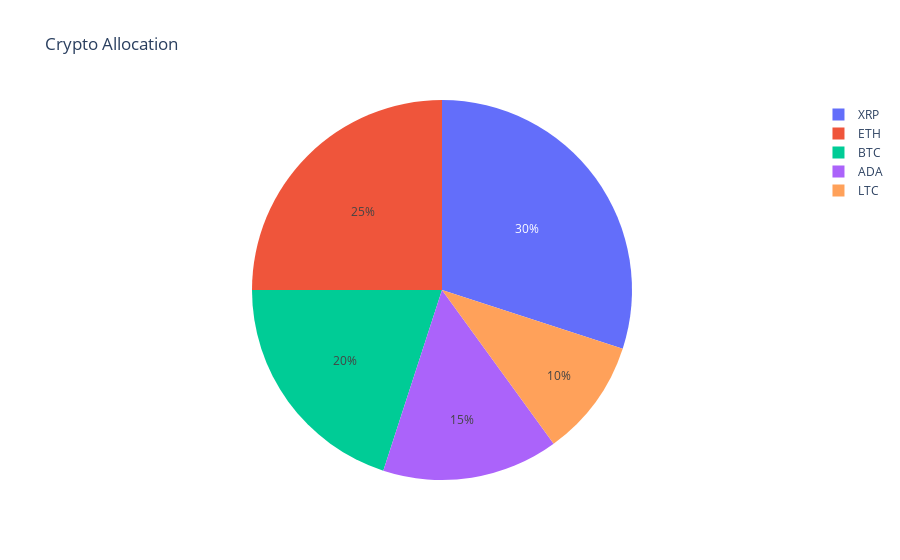

Write notebook code for a chart like this one.
### Markdown cell above
# TASK #5. PLOT INTERACTIVE PIE CHARTS

### Code cell
# Define a dictionary with all crypto allocation in a portfolio
# Note that total summation = 100% 
my_dict = {'Allocation(%)':   [20, 25, 10, 30, 15]}
crypto_df = pd.DataFrame(data = my_dict, index = ['BTC', 'ETH', 'LTC', 'XRP', 'ADA'])
display(crypto_df)
fig = px.pie(crypto_df, names = ['BTC', 'ETH', 'LTC', 'XRP', 'ADA'], values = 'Allocation(%)', title = 'Crypto Allocation')
fig.show()

### Figure 1 — Plotly figure (JSON) as saved in the notebook; plotly's stock layout.template omitted (floating-point values rounded to 4 significant figures)
{"data": [{"domain": {"x": [0, 1], "y": [0, 1]}, "hovertemplate": "label=%{label}<br>Allocation(%)=%{value}<extra></extra>", "labels": ["BTC", "ETH", "LTC", "XRP", "ADA"], "legendgroup": "", "name": "", "showlegend": true, "type": "pie", "values": [20, 25, 10, 30, 15]}], "layout": {"legend": {"tracegroupgap": 0}, "title": {"text": "Crypto Allocation"}}}
